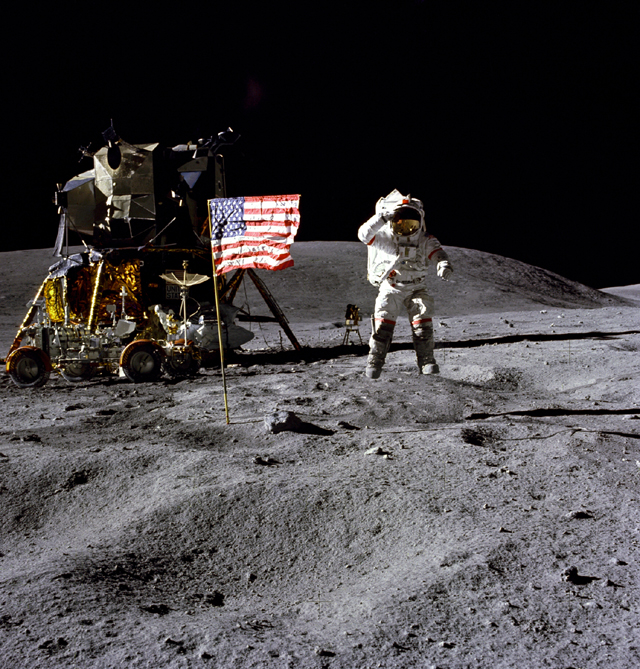
#> input picture docs/examples/moon.png, 640 x 669 px
$ python image_fft.py   (Python 2 division)
#> lines starting #> are read from the running program, lines starting #| are printed output that depends on the picture
#!/usr/bin/env python
"""Image denoising example using 2-dimensional FFT."""

import sys

import numpy as np
from matplotlib import pyplot as plt


def mag_phase(F):
    """Return magnitude and phase components of spectrum F."""

    return (np.absolute(F), np.angle(F))

def plot_spectrum(F, amplify=1000):
    """Normalise, amplify and plot an amplitude spectrum."""
    M, Phase = mag_phase(F)
    M *= amplify/M.max()
    M[M > 1] = 1

    print M.shape, M.dtype
    plt.imshow(M, plt.cm.Blues)

try:
    # Read in original image, convert to floating point for further
    # manipulation; imread returns a MxNx4 RGBA image.  Since the
    # image is grayscale, just extract the 1st channel
    im = plt.imread('moon.png').astype(float)[:,:,0]
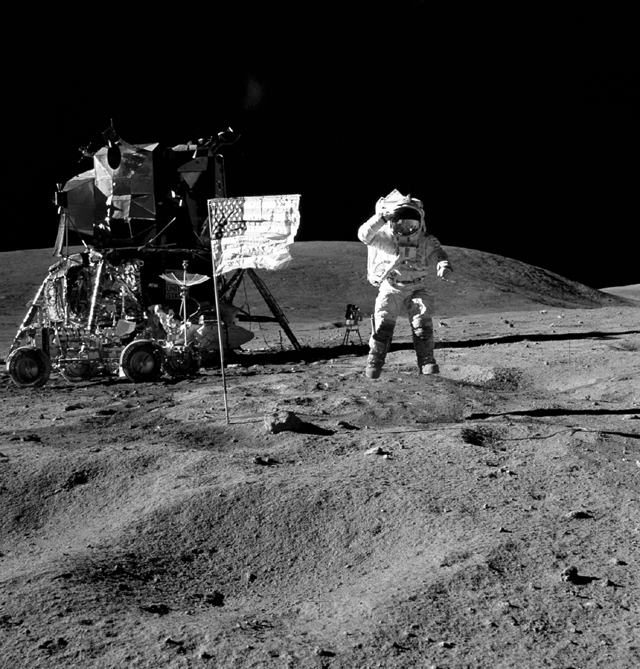
#> im: shape (669, 640) float64; min 0, max 1, mean 0.27
except:
    print "Could not open image."
    sys.exit(-1)

# Compute the 2d FFT of the input image
F = np.fft.fft2(im)

# Now, make a copy of the original spectrum and truncate coefficients.
keep_fraction = 0.1

# Call ff a copy of the original transform.  Numpy arrays have a copy method
# for this purpose.
ff = F.copy()

# Set r and c to be the number of rows and columns of the array.
r,c = ff.shape
#> r = 669; c = 640

# Set to zero all rows with indices between r*keep_fraction and
# r*(1-keep_fraction):
#> (the run stopped early here; a loop or call above may not have finished)
